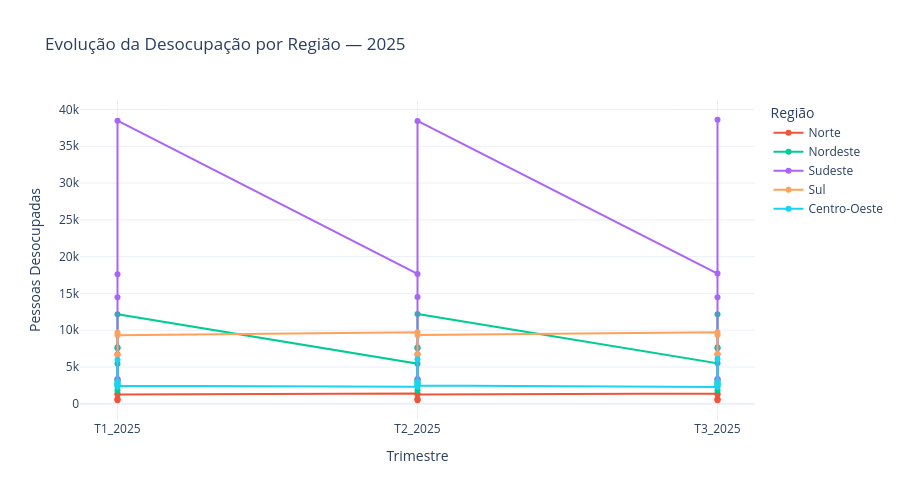

Notebook cell for this chart:
### Markdown cell above
## Funcionamento do Dashboard

Nesta visualização, analisamos a evolução do número de pessoas desocupadas no Brasil ao longo dos trimestres de 2025, segmentadas por região.

O gráfico apresenta uma comparação temporal clara entre as regiões, permitindo observar padrões de crescimento, estabilidade ou retração da desocupação ao longo do período analisado.

A visualização inclui:

- Eixo X: Trimestres disponíveis no dataset (T1_2025, T2_2025, T3_2025)
- Eixo Y: Total de pessoas desocupadas
- Cores: Cada cor representa uma região brasileira
- Marcadores: Pontos em cada trimestre, facilitando a leitura das variações

Essa abordagem permite comparar tendências regionais, identificar picos ou quedas na desocupação e compreender diferenças estruturais entre as regiões ao longo do tempo, utilizando gráficos interativos compatíveis com a visualização no GitHub.

### Code cell
print("🖥️ Gerando gráfico de evolução da desocupação por região (2025)...")

import plotly.express as px

# Base limpa (excluir linha agregada do Brasil)
df_vis = df[df["Região"] != "Brasil"].copy()

# Gráfico de linhas
fig = px.line(
    df_vis,
    x="Trimestre",
    y="Total_Pessoas",   # ✅ coluna correta
    color="Região",
    markers=True,
    title="Evolução da Desocupação por Região — 2025"
)

# Ajustes visuais
fig.update_layout(
    xaxis_title="Trimestre",
    yaxis_title="Pessoas Desocupadas",
    height=500,
    legend_title_text="Região",
    template="plotly_white"
)

# ESSENCIAL para visualização no GitHub
fig.write_image("grafico_evolucao_desocupacao_regiao_2025.png")

# Visualização local (opcional)
fig.show()

### Figure 1 — Plotly figure (JSON) as saved in the notebook; plotly's stock layout.template omitted (floating-point values rounded to 4 significant figures)
{"data": [{"hovertemplate": "Região=Norte<br>Trimestre=%{x}<br>Total_Pessoas=%{y}<extra></extra>", "legendgroup": "Norte", "line": {"color": "#EF553B", "dash": "solid"}, "marker": {"symbol": "circle"}, "mode": "lines+markers", "name": "Norte", "orientation": "v", "showlegend": true, "type": "scatter", "x": ["T1_2025", "T1_2025", "T1_2025", "T1_2025", "T1_2025", "T1_2025", "T1_2025", "T2_2025", "T2_2025", "T2_2025", "T2_2025", "T2_2025", "T2_2025", "T2_2025", "T3_2025", "T3_2025", "T3_2025", "T3_2025", "T3_2025", "T3_2025", "T3_2025"], "xaxis": "x", "y": [1397, 654, 3202, 480, 6743, 605, 1252, 1392, 653, 3226, 486, 6748, 612, 1247, 1389, 661, 3220, 494, 6740, 621, 1254], "yaxis": "y"}, {"hovertemplate": "Região=Nordeste<br>Trimestre=%{x}<br>Total_Pessoas=%{y}<extra></extra>", "legendgroup": "Nordeste", "line": {"color": "#00cc96", "dash": "solid"}, "marker": {"symbol": "circle"}, "mode": "lines+markers", "name": "Nordeste", "orientation": "v", "showlegend": true, "type": "scatter", "x": ["T1_2025", "T1_2025", "T1_2025", "T1_2025", "T1_2025", "T1_2025", "T1_2025", "T1_2025", "T1_2025", "T2_2025", "T2_2025", "T2_2025", "T2_2025", "T2_2025", "T2_2025", "T2_2025", "T2_2025", "T2_2025", "T3_2025", "T3_2025", "T3_2025", "T3_2025", "T3_2025", "T3_2025", "T3_2025", "T3_2025", "T3_2025"], "xaxis": "x", "y": [5442, 2705, 7559, 2869, 3298, 7671, 2538, 1847, 12180, 5449, 2714, 7536, 2887, 3312, 7691, 2534, 1836, 12210, 5494, 2710, 7557, 2873, 3321, 7680, 2538, 1840, 12167], "yaxis": "y"}, {"hovertemplate": "Região=Sudeste<br>Trimestre=%{x}<br>Total_Pessoas=%{y}<extra></extra>", "legendgroup": "Sudeste", "line": {"color": "#ab63fa", "dash": "solid"}, "marker": {"symbol": "circle"}, "mode": "lines+markers", "name": "Sudeste", "orientation": "v", "showlegend": true, "type": "scatter", "x": ["T1_2025", "T1_2025", "T1_2025", "T1_2025", "T2_2025", "T2_2025", "T2_2025", "T2_2025", "T3_2025", "T3_2025", "T3_2025", "T3_2025"], "xaxis": "x", "y": [17612, 3352, 14489, 38479, 17651, 3366, 14520, 38441, 17699, 3372, 14486, 38601], "yaxis": "y"}, {"hovertemplate": "Região=Sul<br>Trimestre=%{x}<br>Total_Pessoas=%{y}<extra></extra>", "legendgroup": "Sul", "line": {"color": "#FFA15A", "dash": "solid"}, "marker": {"symbol": "circle"}, "mode": "lines+markers", "name": "Sul", "orientation": "v", "showlegend": true, "type": "scatter", "x": ["T1_2025", "T1_2025", "T1_2025", "T2_2025", "T2_2025", "T2_2025", "T3_2025", "T3_2025", "T3_2025"], "xaxis": "x", "y": [9698, 6666, 9319, 9720, 6700, 9337, 9724, 6750, 9354], "yaxis": "y"}, {"hovertemplate": "Região=Centro-Oeste<br>Trimestre=%{x}<br>Total_Pessoas=%{y}<extra></extra>", "legendgroup": "Centro-Oeste", "line": {"color": "#19d3f3", "dash": "solid"}, "marker": {"symbol": "circle"}, "mode": "lines+markers", "name": "Centro-Oeste", "orientation": "v", "showlegend": true, "type": "scatter", "x": ["T1_2025", "T1_2025", "T1_2025", "T1_2025", "T2_2025", "T2_2025", "T2_2025", "T2_2025", "T3_2025", "T3_2025", "T3_2025", "T3_2025"], "xaxis": "x", "y": [2275, 2982, 5987, 2462, 2300, 2986, 6051, 2477, 2288, 3004, 6083, 2491], "yaxis": "y"}], "layout": {"height": 500, "legend": {"title": {"text": "Região"}, "tracegroupgap": 0}, "title": {"text": "Evolução da Desocupação por Região — 2025"}, "xaxis": {"anchor": "y", "domain": [0, 1], "title": {"text": "Trimestre"}}, "yaxis": {"anchor": "x", "domain": [0, 1], "title": {"text": "Pessoas Desocupadas"}}}}
